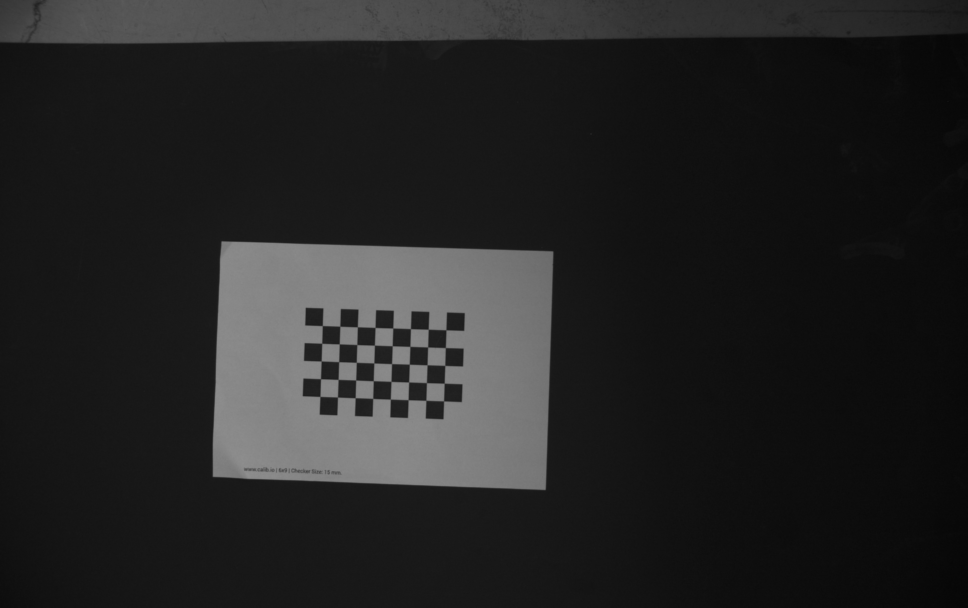
#> input picture Project/c_images/image_1.png, 1936 x 1216 px (shown at 1/2 size)
$ python -i Pre_Processing.py   (imports and definitions only)
#> lines starting #> are read from the running program, lines starting #| are printed output that depends on the picture; after the words box and inside, x2 and y2 are one past the last pixel; in counts of white or black regions, pixels touching at a corner belong together
#> further down, picture is the input picture: shape (1216, 1936); min 5, max 143, mean 35.6
import cv2
import numpy as np
import csv, os, math
import yaml

from Utils import (
    load_config_yaml,
    save_axes,
    visualization
)


# ─────────────────── PARAMETERS ─────────────────── #

IMG_PATH   = "immagini/setup_definitivo/IMG_17.bmp"
CSV_PATH   = "axes_output.csv"
CALIB_PATH = "calib_data/calib.npz"

# Directory of destination (created if it doesn't exist)
OUT_DIR = "immagini/aligned_cropped"
# [1 line not run here, left out]

# File name of the cropped image derived automatically
cropped_name = os.path.splitext(os.path.basename(IMG_PATH))[0] + "_processed.png"
cropped_path = os.path.join(OUT_DIR, cropped_name)

W = 2048  # sensor width
H = 1088  # sensor height
ratio = W / H

# ─────────────────── INTERNAL FUNCTIONS ─────────────────── #


# [214 lines left out: functions _load_config_yaml, _endpoints, _external_contour, _load_calibration, _undistort_image, pre_processing and 2 more, not called in this run]

def Convex_Hull(bin_img, tol=8, ksize_open=3):
    """
    Draw the convex hull of the largest external contour on both images and
    apply a morphological opening only on the hull border (inner tolerance = `tol` pixels).

    Parameters
    ----------
    bin_img : np.ndarray
        Binary image (modified in place).
    gray_img : np.ndarray
        Grayscale image (modified in place).
    tol : int, optional
        Internal tolerance in pixels: thickness of the 'border band' where opening is applied.
    ksize_open : int, optional
        Kernel size (square) for the morphological opening.

    Returns
    -------
    tuple
        (gray_img, bin_img) with the hull drawn and border cleaned.
    """
#> called with tol = 8, ksize_open = 3
    contours, _ = cv2.findContours(bin_img, cv2.RETR_EXTERNAL, cv2.CHAIN_APPROX_SIMPLE)  # contours --> list of numpy arrays of bounding coordinates
#> contours = [[[0, 0], [0, 1215], [1935, 1215], [1935, 0]]]
    if not contours:
        print("No contours found.")
        return bin_img
    if len(contours) > 1:
        if cv2.contourArea(contours[0]) > cv2.contourArea(contours[1]):
            hull = cv2.convexHull(contours[0])
        else:
            hull = cv2.convexHull(contours[1])
    else:
        hull = cv2.convexHull(contours[0])
#> hull = [[1935, 0], [1935, 1215], [0, 1215], [0, 0]]

    cv2.drawContours(bin_img, [hull], 0, 255, thickness=8, lineType=cv2.LINE_8)
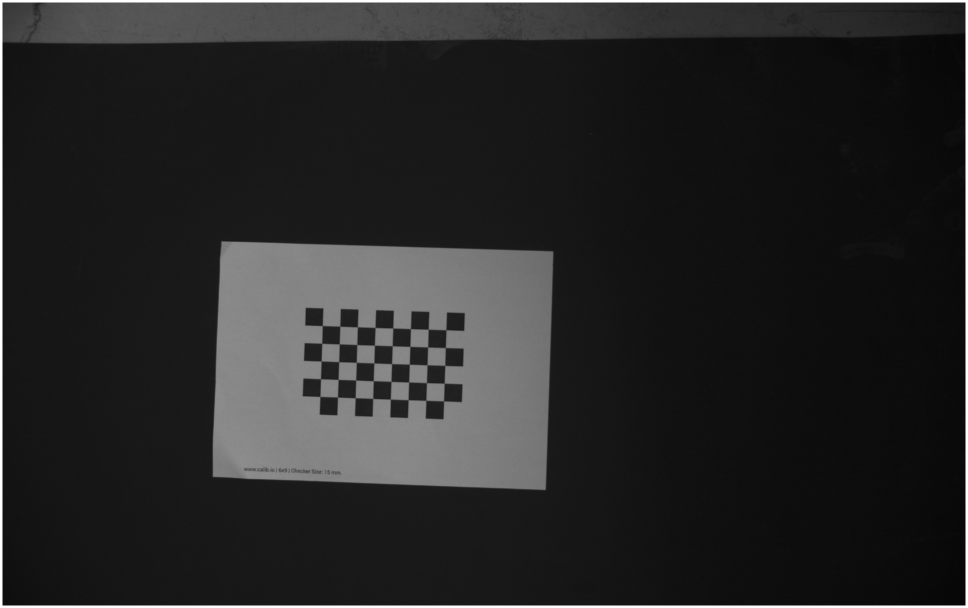
#> bin_img: shape (1216, 1936) (shown at 1/2 size); 1.33% of pixels changed, all inside (x1, y1, x2, y2) = (0, 0, 1936, 1216)
    mask_hull = np.zeros_like(bin_img)
    cv2.drawContours(mask_hull, [hull], -1, 255, thickness=cv2.FILLED)
#> mask_hull: shape (1216, 1936); every value is 255

    kernel_er = cv2.getStructuringElement(cv2.MORPH_RECT, (3, 3))
    mask_inner = cv2.erode(mask_hull, kernel_er, iterations=tol)
    border_mask = cv2.subtract(mask_hull, mask_inner)  # banda di spessore ≈ tol
#> border_mask: shape (1216, 1936); every value is 0

    # ---- 5. Opening solo su border_mask -----------------------------
    kernel_open = cv2.getStructuringElement(cv2.MORPH_RECT, (ksize_open, ksize_open))
    dilated = cv2.dilate(bin_img, kernel_open, iterations=5)
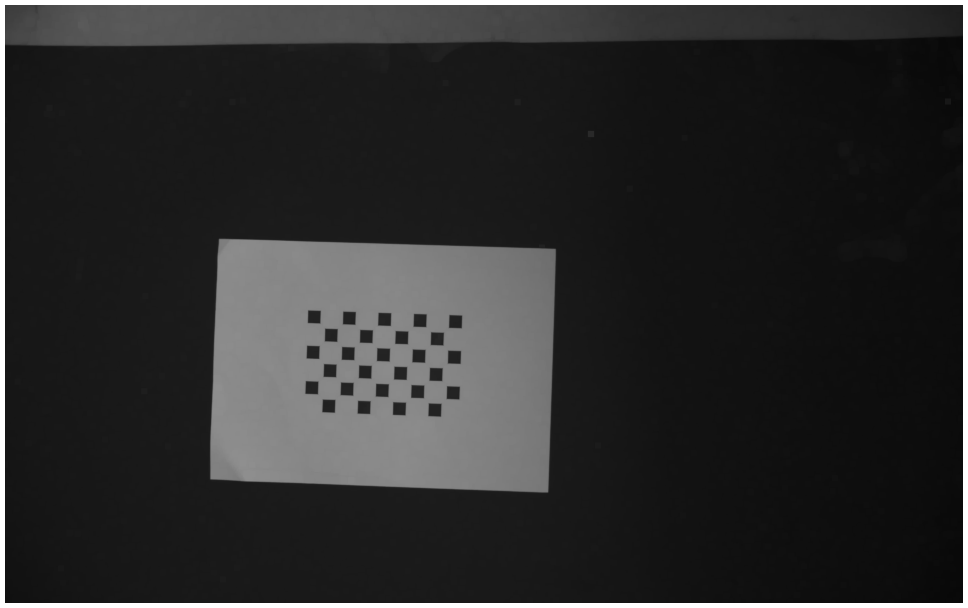
#> dilated: shape (1216, 1936) (shown at 1/2 size); min 8, max 255, mean 44.6

    #   sovrascrivo soltanto dove border_mask == 255
    bin_img[border_mask == 255] = dilated[border_mask == 255]
    return bin_img

>>> import cv2
>>> picture = cv2.imread('c_images/image_1.png', cv2.IMREAD_GRAYSCALE)
>>> result = Convex_Hull(picture)

$ run again, on Project/c_images/image_10.png
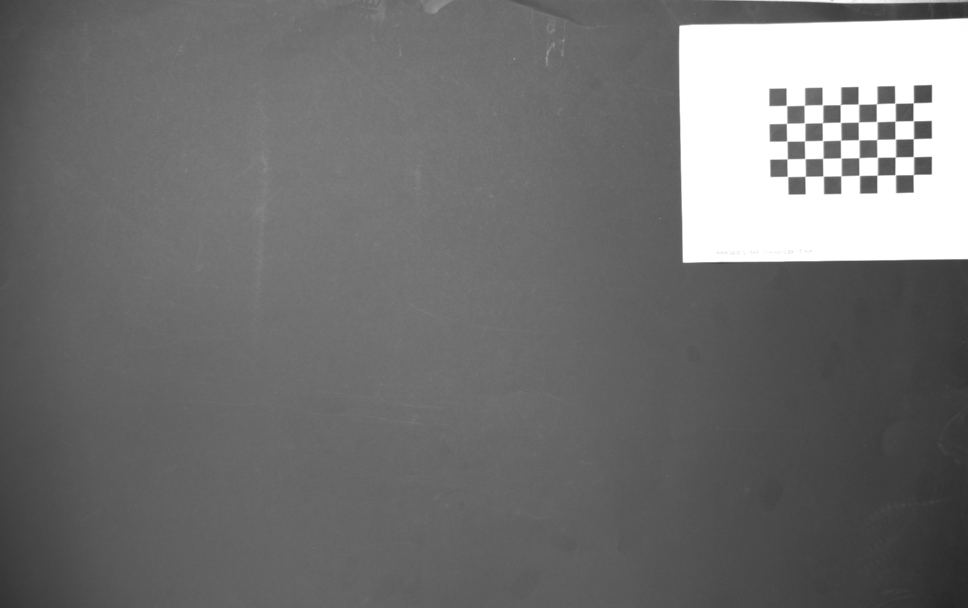
#> input picture Project/c_images/image_10.png, 1936 x 1216 px (shown at 1/2 size)
#> picture is the input picture: shape (1216, 1936); min 37, max 255, mean 113.1
#> contours = [[[0, 0], [0, 1215], [1935, 1215], [1935, 0]]]
#> hull = [[1935, 0], [1935, 1215], [0, 1215], [0, 0]]
#> in Convex_Hull, `cv2.drawContours(bin_img, [hull], 0, 255, thickness=8, lineType=cv2.LI..`:
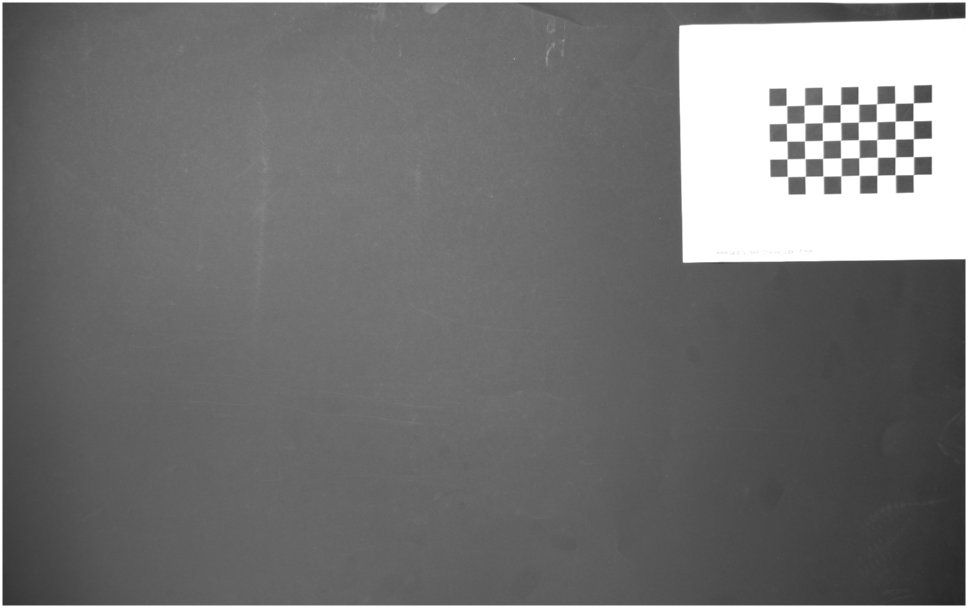
#> bin_img: shape (1216, 1936) (shown at 1/2 size); 1.24% of pixels changed, all inside (x1, y1, x2, y2) = (0, 0, 1936, 1216)
#> mask_hull: shape (1216, 1936); every value is 255
#> border_mask: shape (1216, 1936); every value is 0
#> in Convex_Hull, `dilated = cv2.dilate(bin_img, kernel_open, iterations=5)`:
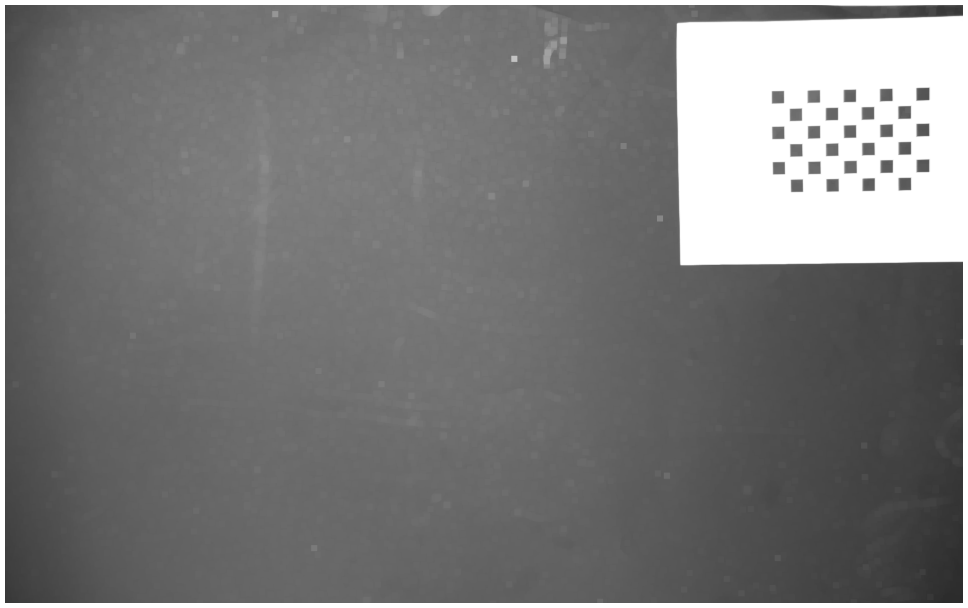
#> dilated: shape (1216, 1936) (shown at 1/2 size); min 42, max 255, mean 121.9

$ run again, on Project/c_images/image_11.png
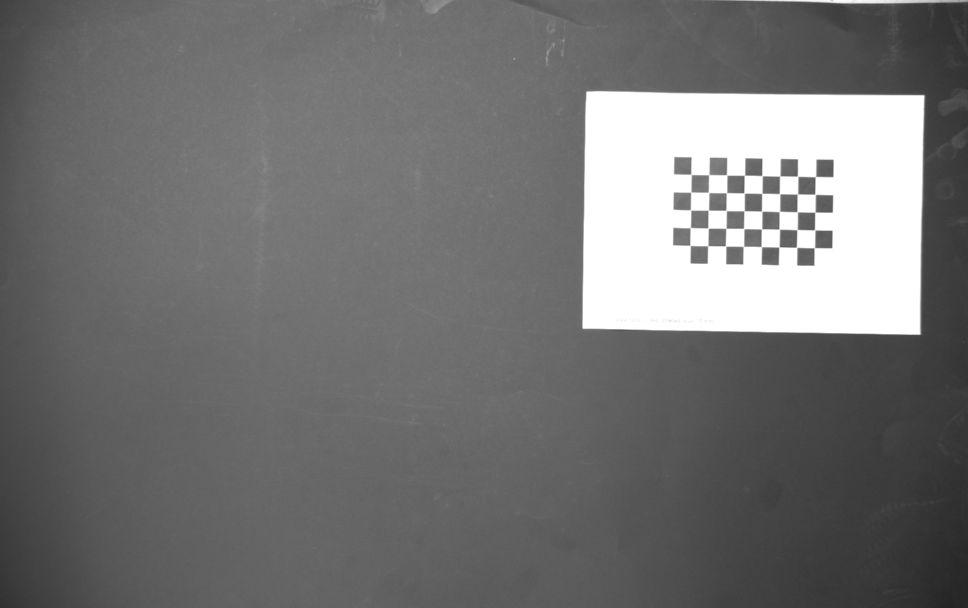
#> input picture Project/c_images/image_11.png, 1936 x 1216 px (shown at 1/2 size)
#> picture is the input picture: shape (1216, 1936); min 34, max 255, mean 115.3
#> contours = [[[0, 0], [0, 1215], [1935, 1215], [1935, 0]]]
#> hull = [[1935, 0], [1935, 1215], [0, 1215], [0, 0]]
#> in Convex_Hull, `cv2.drawContours(bin_img, [hull], 0, 255, thickness=8, lineType=cv2.LI..`:
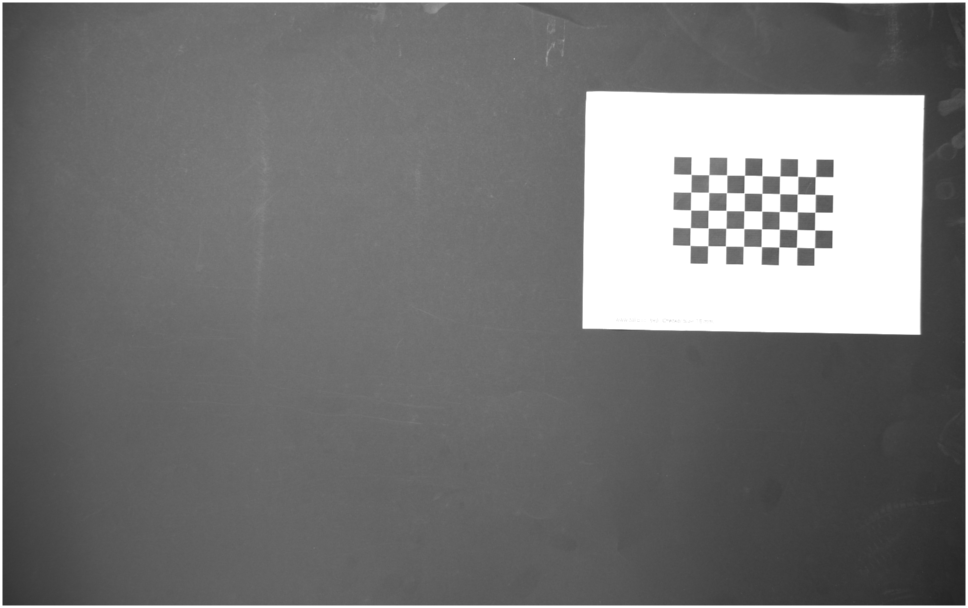
#> bin_img: shape (1216, 1936) (shown at 1/2 size); 1.33% of pixels changed, all inside (x1, y1, x2, y2) = (0, 0, 1936, 1216)
#> mask_hull: shape (1216, 1936); every value is 255
#> border_mask: shape (1216, 1936); every value is 0
#> in Convex_Hull, `dilated = cv2.dilate(bin_img, kernel_open, iterations=5)`:
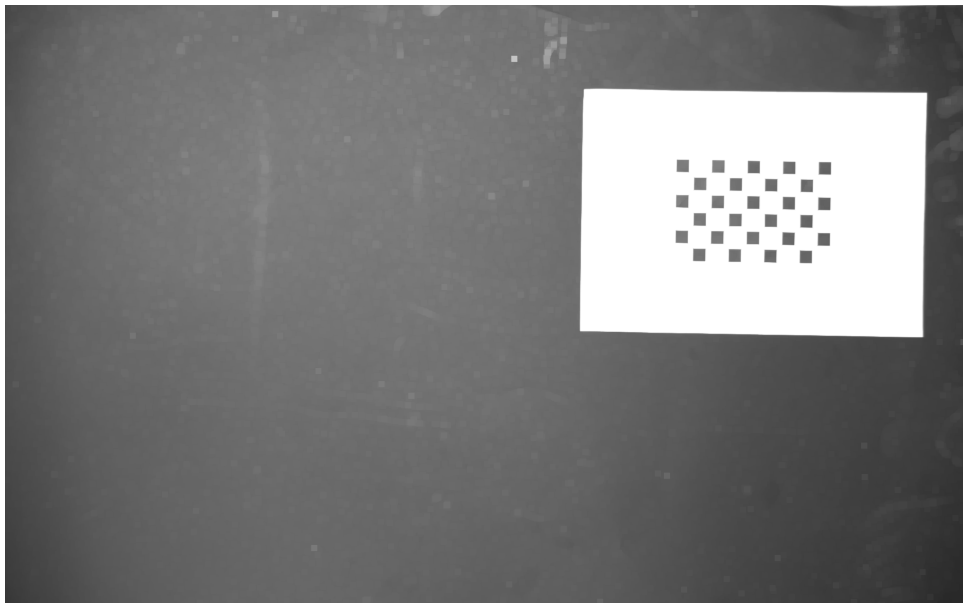
#> dilated: shape (1216, 1936) (shown at 1/2 size); min 39, max 255, mean 124.6

$ run again, on Project/c_images/image_12.png
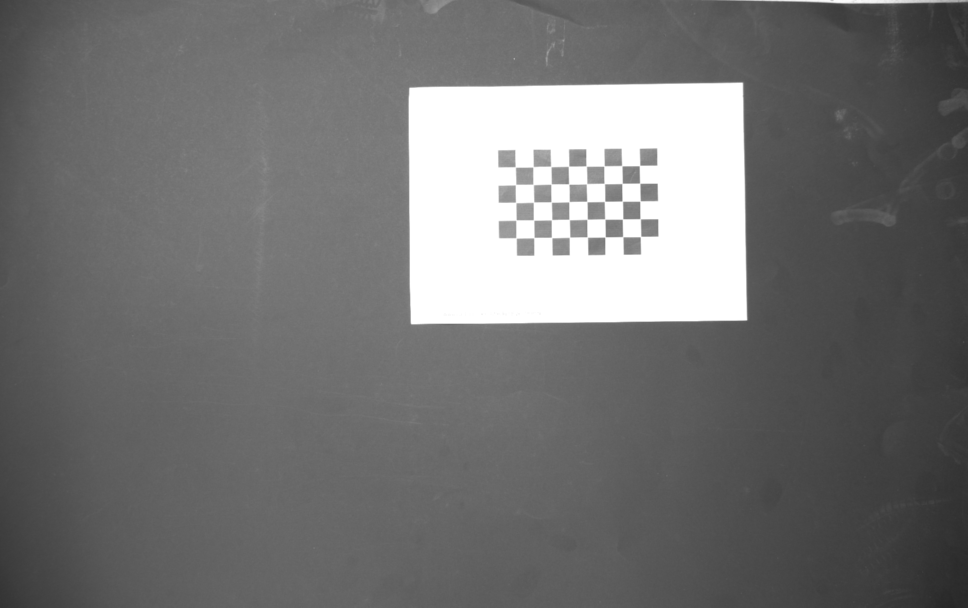
#> input picture Project/c_images/image_12.png, 1936 x 1216 px (shown at 1/2 size)
#> picture is the input picture: shape (1216, 1936); min 38, max 255, mean 114.6
#> contours = [[[0, 0], [0, 1215], [1935, 1215], [1935, 0]]]
#> hull = [[1935, 0], [1935, 1215], [0, 1215], [0, 0]]
#> in Convex_Hull, `cv2.drawContours(bin_img, [hull], 0, 255, thickness=8, lineType=cv2.LI..`:
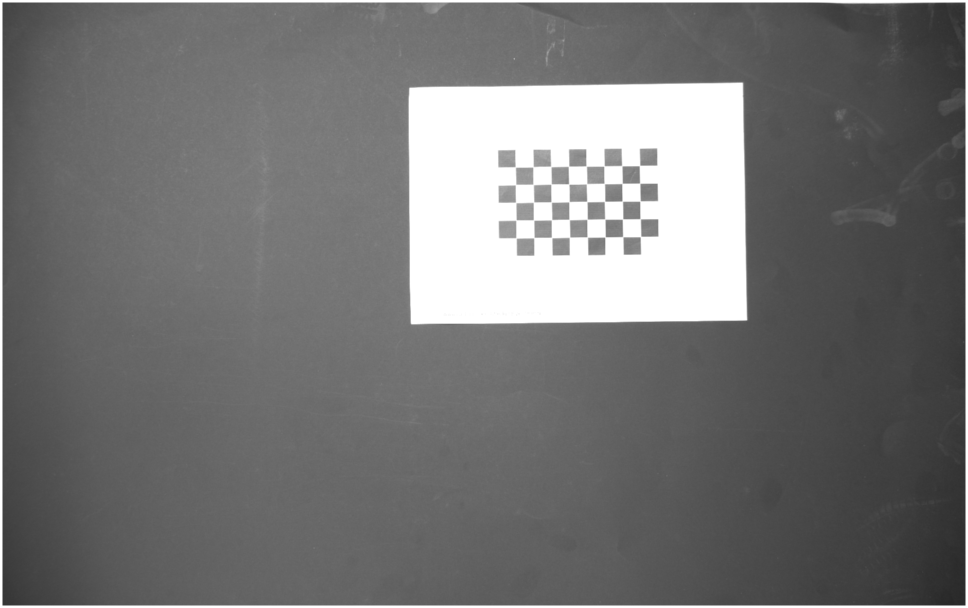
#> bin_img: shape (1216, 1936) (shown at 1/2 size); 1.33% of pixels changed, all inside (x1, y1, x2, y2) = (0, 0, 1936, 1216)
#> mask_hull: shape (1216, 1936); every value is 255
#> border_mask: shape (1216, 1936); every value is 0
#> in Convex_Hull, `dilated = cv2.dilate(bin_img, kernel_open, iterations=5)`:
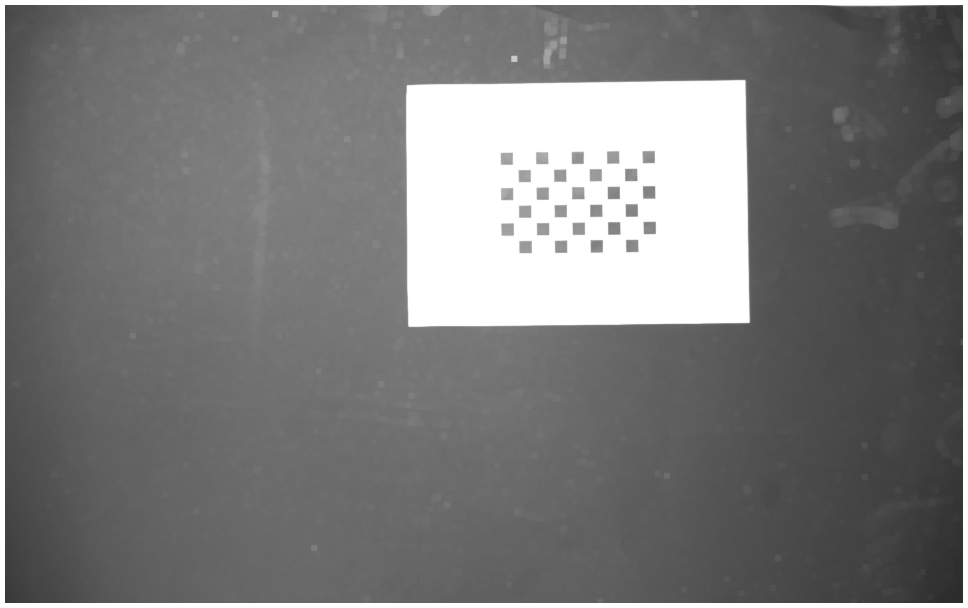
#> dilated: shape (1216, 1936) (shown at 1/2 size); min 42, max 255, mean 123.4
